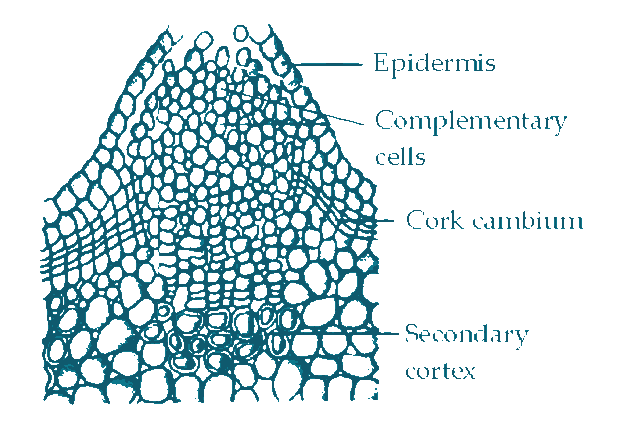
#> input picture assets/qx-figures/perm/qx-perm-380eac9ebfb45767.png, 623 x 445 px
$ python -i permanent_clean_all_figures.py   (imports and definitions only)
#> lines starting #> are read from the running program, lines starting #| are printed output that depends on the picture; after the words box and inside, x2 and y2 are one past the last pixel; in counts of white or black regions, pixels touching at a corner belong together
#> further down, picture is the input picture: PIL image 623x445 RGB; mean R, G, B 211, 226, 229.7
# -*- coding: utf-8 -*-
"""
Permanently replace Marks/Quizrr pool figures with clean local assets.

- Download each unique CDN figure once
- Nuclear MARKS wipe + digital-book multi-tone color
- Save to assets/qx-figures/perm/qx-perm-{hash}.png
- Rewrite data/banks/*.json to use local paths only
- Never load dirty CDN at runtime after patch

Usage:
  python scripts/permanent_clean_all_figures.py
  python scripts/permanent_clean_all_figures.py --limit 500
  python scripts/permanent_clean_all_figures.py --patch-only
"""
from __future__ import annotations

import argparse
import hashlib
import json
import re
import time
import urllib.request
from pathlib import Path

import numpy as np
from PIL import Image

ROOT = Path(__file__).resolve().parents[1]
BANKS = ROOT / "data" / "banks"
URL_LIST = ROOT / "scripts" / "_all_pool_urls.json"
OUT_DIR = ROOT / "assets" / "qx-figures" / "perm"
SRC_DIR = ROOT / "assets" / "diagrams" / "perm-src"
MANIFEST = ROOT / "data" / "qx_perm_figure_manifest.json"
LOG = ROOT / "scripts" / "_perm_clean_log.json"
PREFIX = "qx-perm"
CDN = "https://cdn-question-pool.getmarks.app/"


# [4 lines left out: function fix_url, not called in this run]


def short_id(url: str) -> str:
    return hashlib.sha1(fix_url(url).encode("utf-8")).hexdigest()[:16]


# [23 lines left out: function download, not called in this run]


def permanent_clean(im: Image.Image) -> Image.Image:
    """Remove ALL gray watermarks permanently; multi-tone teal book style for line-art."""
    im = im.convert("RGBA")
    a = np.asarray(im).astype(np.float32)
    r, g, b, al = a[:, :, 0], a[:, :, 1], a[:, :, 2], a[:, :, 3]
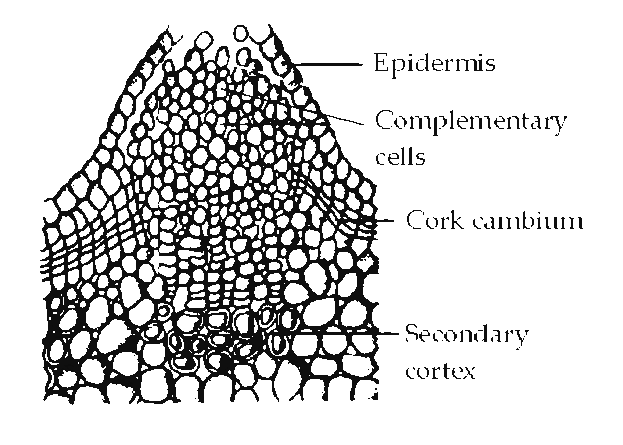
#> r: shape (445, 623) float32; min 13, max 255, mean 211
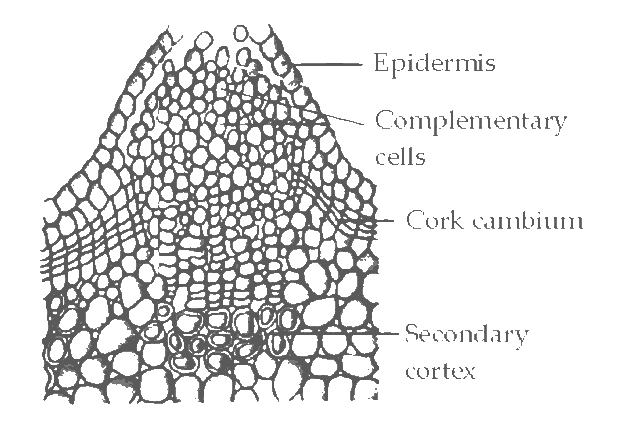
#> g: shape (445, 623) float32; min 90, max 255, mean 226
#> al: shape (445, 623) float32; every value is 255
    t = np.clip(al / 255.0, 0, 1)
#> t: shape (445, 623) float32; every value is 1
    rr = r * t + 255 * (1 - t)
    gg = g * t + 255 * (1 - t)
    bb = b * t + 255 * (1 - t)
    lum = 0.299 * rr + 0.587 * gg + 0.114 * bb
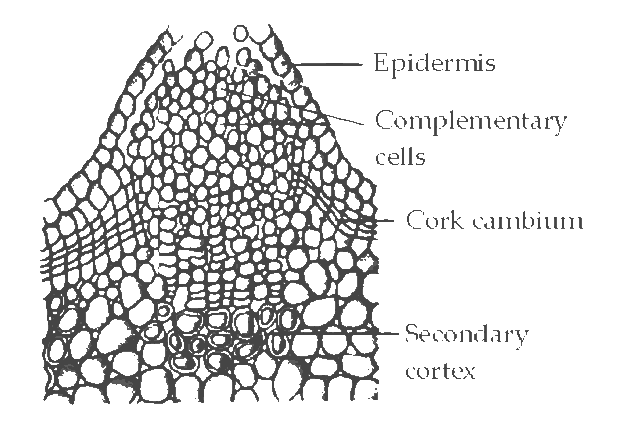
#> lum: shape (445, 623) float32; min 69.86, max 255, mean 222
    chroma = np.maximum(np.maximum(rr, gg), bb) - np.minimum(np.minimum(rr, gg), bb)
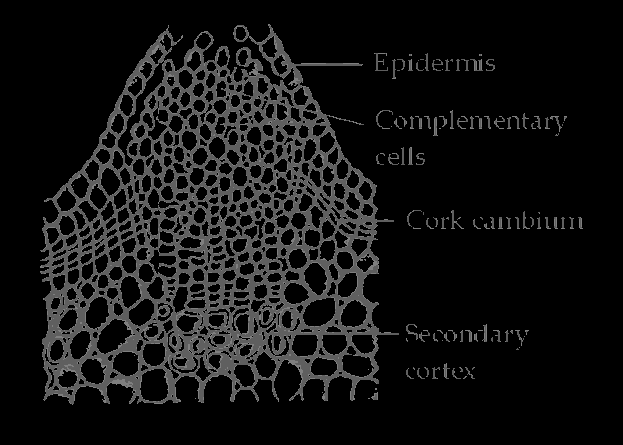
#> chroma: shape (445, 623) float32; min 0, max 127, mean 18.7

    # Real color (digital-book organic) keep
    color_keep = (chroma >= 28) & (lum < 245)
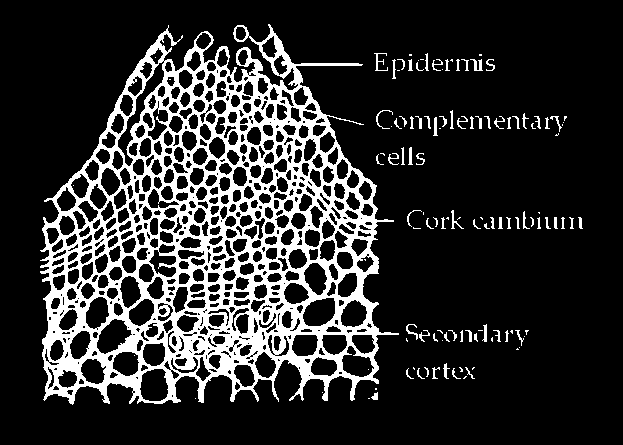
#> color_keep: shape (445, 623) bool; 18.3% white; 123 white regions (50 under 20 px), largest, box (x1, y1, x2, y2) and area: (40, 24, 399, 405) 47891, (470, 59, 483, 71) 76, (374, 53, 388, 71) 74
    # Dark structure
    ink = (lum <= 95) | color_keep
    near_gray = (np.abs(rr - gg) < 52) & (np.abs(gg - bb) < 56) & (np.abs(rr - bb) < 58)

    out = np.stack([rr, gg, bb], axis=2)
    # Bleach MARKS mid-gray completely
    wm = (~ink) & near_gray & (lum > 100) & (lum < 248)
#> wm: shape (445, 623) bool; every value is 0
    pale = (~ink) & (lum > 185) & (chroma < 40)
    out[wm | pale] = 255

    # For grayscale line art → book multi-tone teal/blue (not pure black)
    mean_chroma = float(chroma[(al > 40) & (lum < 250)].mean()) if np.any((al > 40) & (lum < 250)) else 0
#> mean_chroma = 102.3
    if mean_chroma < 24:
        gray = out.mean(axis=2)
        result = np.full_like(out, 255)
        # deep teal bonds
        m0 = gray < 70
        m1 = (gray >= 70) & (gray < 110)
        m2 = (gray >= 110) & (gray < 150)
        m3 = (gray >= 150) & (gray < 190)
        m4 = (gray >= 190) & (gray < 230)
        result[m0] = [15, 90, 110]
        result[m1] = [13, 120, 140]
        result[m2] = [30, 80, 170]
        result[m3] = [55, 100, 190]
        result[m4] = [90, 130, 200]
        # keep pure white paper
        result[gray >= 230] = 255
        # restore real color if any slipped through
        result[color_keep] = out[color_keep]
        out = result
    else:
        out[ink] = np.stack([rr, gg, bb], axis=2)[ink]

    rgb = Image.fromarray(np.clip(out, 0, 255).astype(np.uint8), "RGB")
    # tight crop
    arr = np.asarray(rgb)
    lum2 = arr.mean(axis=2)
    ys, xs = np.where(lum2 < 248)
    if len(xs) > 30:
        pad = 24
        x0 = max(0, int(xs.min()) - pad)
#> x0 = 16
        x1 = min(rgb.width, int(xs.max()) + pad + 1)
#> x1 = 607
        y0 = max(0, int(ys.min()) - pad)
#> y0 = 0
        y1 = min(rgb.height, int(ys.max()) + pad + 1)
#> y1 = 429
        rgb = rgb.crop((x0, y0, x1, y1))
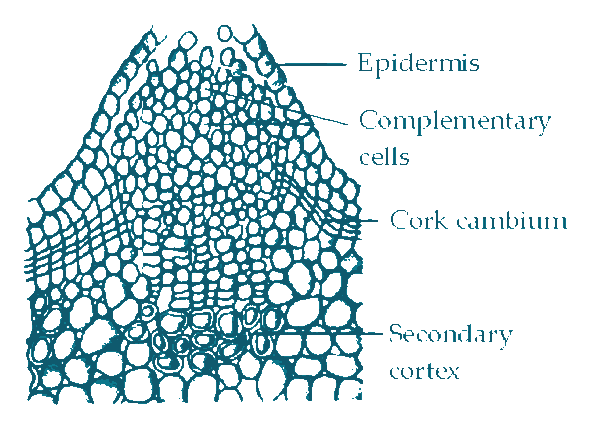
#> rgb: PIL image 591x429 RGB; mean R, G, B 206.9, 223.3, 227.3
    # pad white
    w, h = rgb.size
#> w = 591; h = 429
    canvas = Image.new("RGB", (w + 32, h + 32), (255, 255, 255))
#> canvas: PIL image 623x461 RGB; every value is 255
    canvas.paste(rgb, (16, 16))
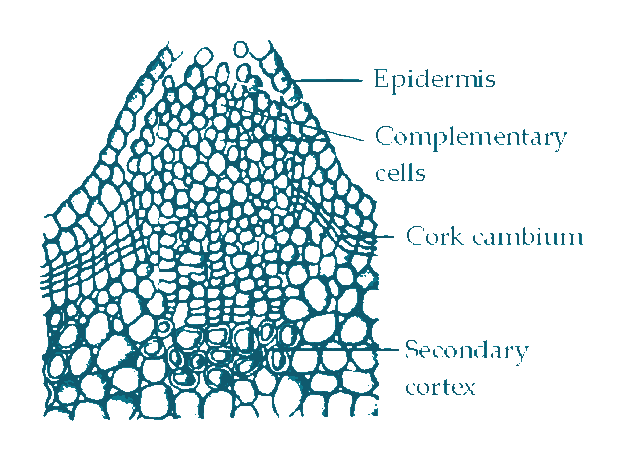
#> canvas: PIL image 623x461 RGB; mean R, G, B 212.5, 227.1, 230.6
    # max side 1400
    mw, mh = canvas.size
#> mw = 623; mh = 461
    ms = max(mw, mh)
#> ms = 623
    if ms > 1400:
        s = 1400 / ms
        canvas = canvas.resize((int(mw * s), int(mh * s)), Image.Resampling.LANCZOS)
    return canvas


# [165 lines left out: functions process_url, collect_urls, patch_banks, load_manifest_map, main, not called in this run]


# [2 lines not run here, left out]

>>> from PIL import Image
>>> picture = Image.open('../assets/qx-figures/perm/qx-perm-380eac9ebfb45767.png')
>>> result = permanent_clean(picture)

$ run again, on assets/qx-figures/perm/qx-perm-9af42eb6f03d63f3.png
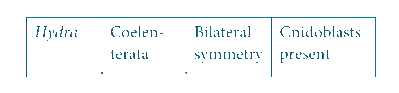
#> input picture assets/qx-figures/perm/qx-perm-9af42eb6f03d63f3.png, 399 x 93 px
#> picture is the input picture: PIL image 399x93 RGB; mean R, G, B 246.1, 249.4, 250.2
#> al: shape (93, 399) float32; every value is 255
#> t: shape (93, 399) float32; every value is 1
#> in permanent_clean, `color_keep = (chroma >= 28) & (lum < 245)`:
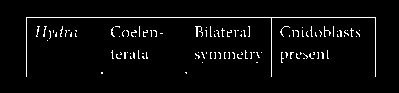
#> color_keep: shape (93, 399) bool; 3.7% white in thin lines or dots, all inside (x1, y1, x2, y2) = (26, 17, 376, 77)
#> wm: shape (93, 399) bool; every value is 0
#> mean_chroma = 110.6
#> ys = 1377 values from 17 to 76; xs = 1377 values, max 375 at index 349, min 26 at index 0, mean 211.4
#> x0 = 2
#> x1 = 399
#> y0 = 0
#> y1 = 93
#> in permanent_clean, `canvas.paste(rgb, (16, 16))`:
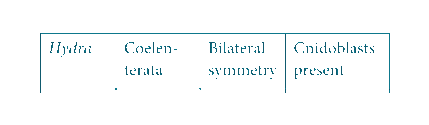
#> canvas: PIL image 429x125 RGB; mean R, G, B 248.8, 251.1, 251.7
